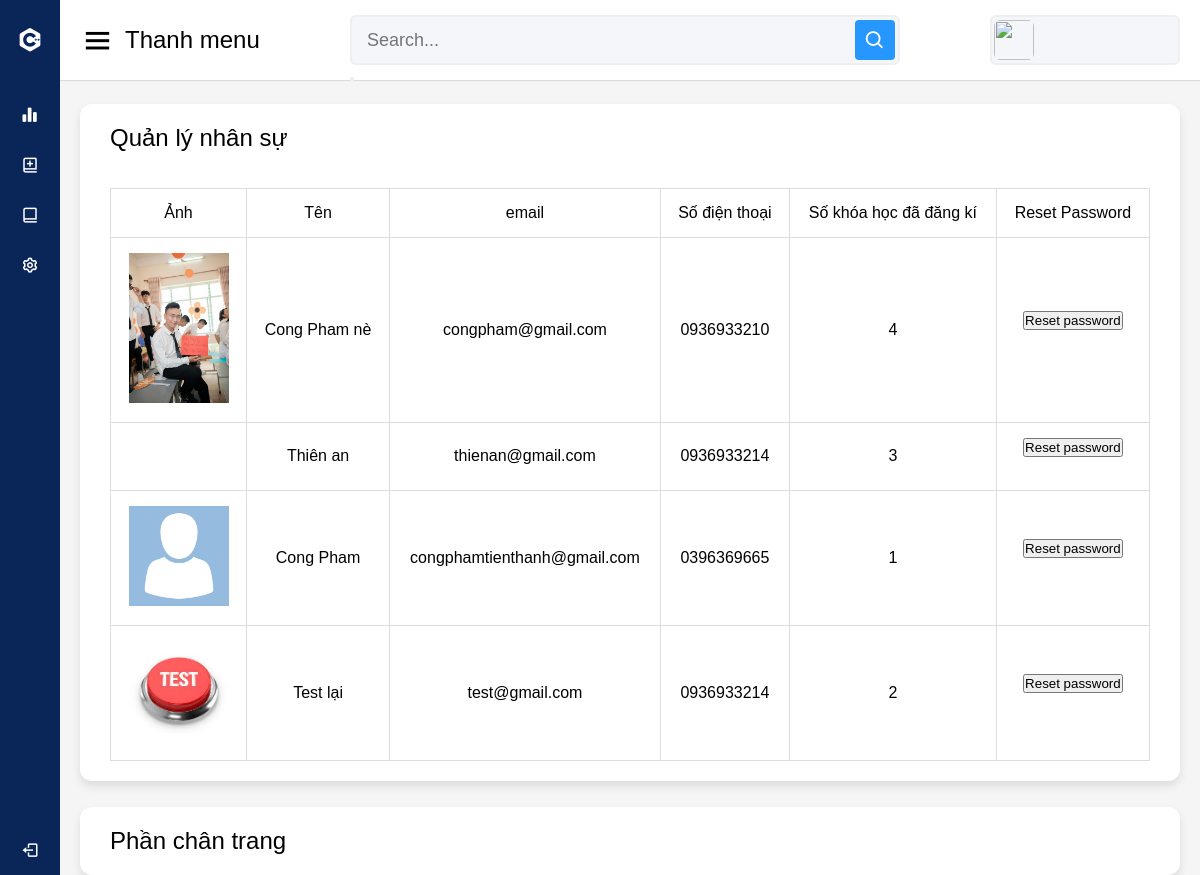
Page /admin/manage/student_manager_admin.php on the earlier database version.
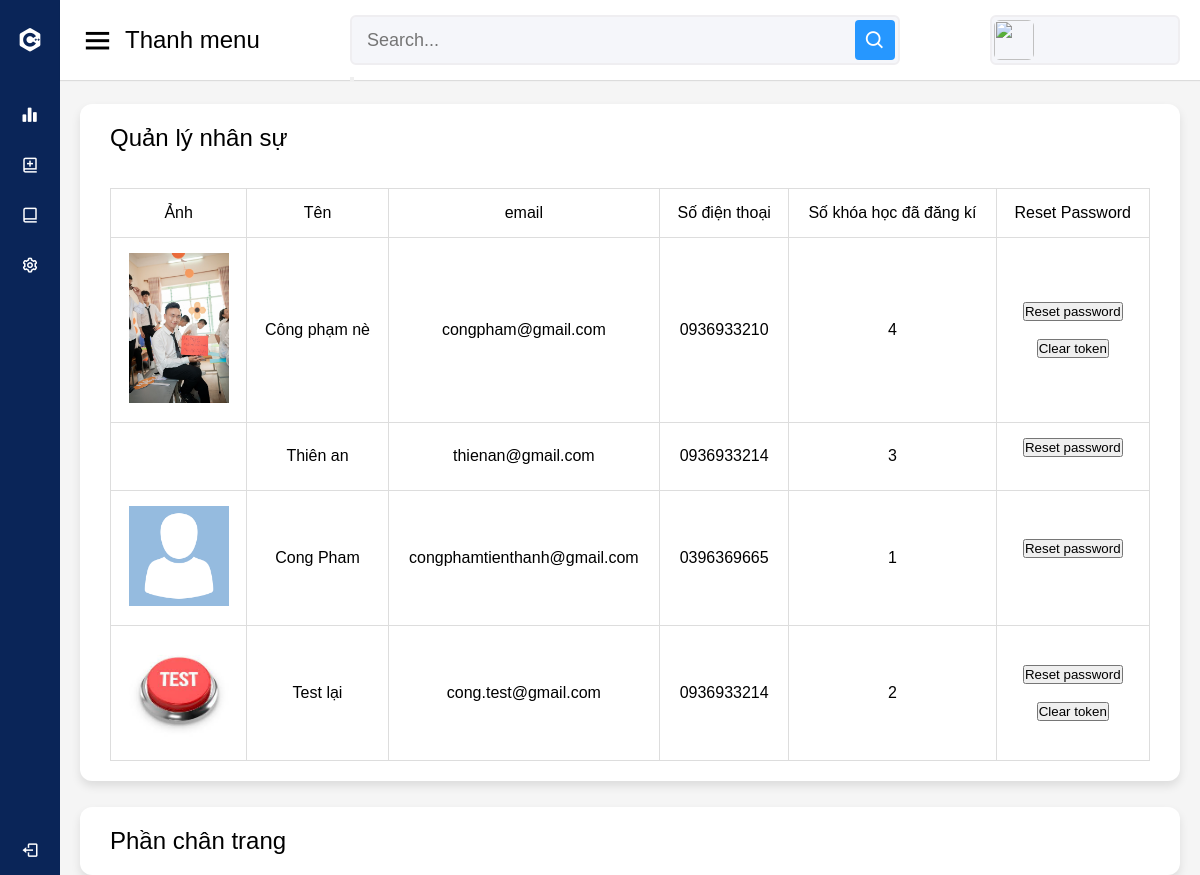
Same page on the later database version.
### tables this page shows
CREATE TABLE `user` (
  `id_user` int(11) NOT NULL,
  `name_user` varchar(35) NOT NULL,
  `email_user` varchar(150) NOT NULL,
  `phone_number_user` varchar(15) NOT NULL,
  `image_user` varchar(150) DEFAULT 'null',
  `password` varchar(150) NOT NULL,
  `token_user` text
);

### admin/manage/student_manager_admin.php (the view, shortened to what this page needs)
<!DOCTYPE html>
<html lang="en" dir="ltr">
<head>
    <link rel="stylesheet" href="../default/style.css">
    <link href='https://unpkg.com/boxicons@2.0.7/css/boxicons.min.css' rel='stylesheet'>
    <link rel="stylesheet" type="text/css" href="https://cdnjs.cloudflare.com/ajax/libs/toastr.js/latest/css/toastr.min.css">
</head>
<body>
<?php
require "../default/option.php"
?>
<section class="home-section">
    <?php
    require "../default/user.php"
    ?>
    <div class="home-content">
        <div class="sales-boxes">
            <div class="recent-sales box">
                <div class="title">Quản lý nhân sự</div>
                <br>
                <br>
                <div class="sales-details">
                    <?php
                    require "../../public/connect_sql.php";
                    $sql = "SELECT user.id_user,name_user,email_user,phone_number_user,image_user, user.token_user, count(*)
                        FROM `user` join oder using(id_user)
                        group by user.id_user,name_user,email_user,phone_number_user,image_user;";
                    $user = mysqli_query($connection, $sql);
                    ?>
                    <table>
                        <tr>
                            <th>Ảnh</th>
                            <th>Tên</th>
                            <th>email</th>
                            <th>Số điện thoại</th>
                            <th>Số khóa học đã đăng kí</th>
                            <th>Reset Password</th>
                        </tr>
                        <?php foreach ($user as $st) { ?>
                            <tr>
                                <th>
                                    <?php if ($st['image_user'] == "null") { ?>
                                        <img width="100" src="../../public/images/default/avata.png" alt="">
                                    <?php } else { ?>
                                        <img width="100"
                                             src="../../public/images/upload/<?php echo $st['image_user'] ?>"
                                             alt="">
                                    <?php } ?>
                                </th>
                                <th>
                                    <?php echo $st['name_user'] ?>
                                </th>
                                <th>
                                    <?php echo $st['email_user'] ?>
                                </th>
                                <th>
                                    <?php echo $st['phone_number_user'] ?>
                                </th>
                                <th>
                                    <?php echo $st['count(*)'] ?>
                                </th>
                                <th>
                                    <form class="form-reset-password" method="post" action="./processing/reset_password_user.php">
                                        <button type="submit" >Reset password</button>
                                    </form>
                                    <br>
                                    <?php if($st['token_user'] != "") { ?>
                                        <form class="form-reset-token" method="post" action="./processing/reset_password_user.php">
                                            <button type="submit" >Clear token</button>
                                        </form>
                                    <?php } ?>
                                </th>
                            </tr>
                        <?php } ?>
                    </table>
                </div>
            </div>
        </div>
        <?php require "../default/footer.php" ?>
    </div>
</section>
</body>
</html>

### admin/default/option.php (shortened to what this page needs)
<div class="sidebar">
    <div class="logo-details">
      <i class='bx bxl-c-plus-plus'></i>
      <span class="logo_name">Cong Shop!</span>
    </div>
      <ul class="nav-links">
        <li>
          <a href="../manage/overview_exam.php" id="course-overview">
            <i class='bx bxs-bar-chart-alt-2'></i>
            <span class="links_name">Tổng quan</span>
          </a>
        </li>
        <li>
          <a href="./course_add.php" id="course-add">
            <i class='bx bx-book-add'></i>
            <span class="links_name">Thêm khóa học mới</span>
          </a>
        </li>
        <li>
          <a href="./course_manager.php" id="course-manager">
            <i class='bx bx-book-alt'></i>
            <span class="links_name">Khóa học của tôi</span>
          </a>
        </li>
        <li>
          <a href="./my_account.php" id='my-account'>
            <i class='bx bx-cog' ></i>
            <span class="links_name">Cài đặt tài khoản</span>
          </a>
        </li>
        <li class="log_out">
          <a href="../processing/logout.php">
            <i class='bx bx-log-out'></i>
            <span class="links_name">Đăng xuất</span>
          </a>
        </li>
      </ul>
  </div>

### admin/default/user.php (shortened to what this page needs)
<nav>
  <div class="sidebar-button">
    <i class='bx bx-menu sidebarBtn'></i>
    <span class="dashboard">Thanh menu</span>
  </div>
  <form class="search-box" action="">
    <input type="text" name="search" placeholder="Search...">
    <button style="cursor: pointer"><i class='bx bx-search'></i></button>
  </form>
  <div class="profile-details">
    <?php if ($_SESSION['image'] == "none") { ?>
      <img width="100%" src="../../public/images/default/avata.png" alt="">
    <?php } else { ?>
      <img width="100%" src="../../public/images/upload/<?php echo $_SESSION['image'] ?>" alt="">
    <?php } ?>
  </div>
</nav>

### admin/default/footer.php
<div class="sales-boxes" style="margin-top: 26px">
    <div class="recent-sales box">
        <div class="title">Phần chân trang</div>
    </div>
</div>

### admin/default/style.css (style rules this page uses)
* { margin: 0; padding: 0; box-sizing: border-box; font-family: sans-serif; scroll-behavior: smooth; }
.sidebar { position: fixed; height: 100%; width: 240px; background: #0A2558; transition: all 0.5s ease; }
.sidebar .logo-details { height: 80px; display: flex; align-items: center; }
.sidebar .logo-details i { font-size: 28px; font-weight: 500; color: #fff; min-width: 60px; text-align: center }
.sidebar .logo-details .logo_name { color: #fff; font-size: 24px; font-weight: 500; }
.sidebar .nav-links { margin-top: 10px; }
.sidebar .nav-links li { position: relative; list-style: none; height: 50px; }
.sidebar .nav-links li a { height: 100%; width: 100%; display: flex; align-items: center; text-decoration: none; transition: all 0.4s ease; }
.sidebar .nav-links li i { min-width: 60px; text-align: center; font-size: 18px; color: #fff; }
.sidebar .nav-links li a .links_name { color: #fff; font-size: 15px; font-weight: 400; white-space: nowrap; }
.sidebar .nav-links .log_out { position: absolute; bottom: 0; width: 100%; }
.home-section { position: relative; background: #f5f5f5; min-height: 100vh; width: calc(100% - 240px); left: 240px; transition: all 0.5s ease; }
.home-section nav { display: flex; justify-content: space-between; height: 80px; background: #fff; display: flex; align-items: center; position: fixed; width: calc(100% - 240px); left: 240px; z-index: 100; padding: 0 20px; box-shadow: 0 1px 1px rgba(0, 0, 0, 0.1); transition: all 0.5s ease; }
.home-section nav .sidebar-button { display: flex; align-items: center; font-size: 24px; font-weight: 500; }
nav .sidebar-button i { font-size: 35px; margin-right: 10px; }
.home-section nav .search-box { position: relative; height: 50px; max-width: 550px; width: 100%; margin: 0 20px; }
nav .search-box input { height: 100%; width: 100%; outline: none; background: #F5F6FA; border: 2px solid #EFEEF1; border-radius: 6px; font-size: 18px; padding: 0 15px; }
nav .search-box .bx-search { position: absolute; height: 40px; width: 40px; background: #2697FF; right: 5px; top: 50%; transform: translateY(-50%); border-radius: 4px; line-height: 40px; text-align: center; color: #fff; font-size: 22px; transition: all 0.4 ease; }
.home-section nav .profile-details { display: flex; align-items: center; background: #F5F6FA; border: 2px solid #EFEEF1; border-radius: 6px; height: 50px; min-width: 190px; padding: 0 15px 0 2px; }
nav .profile-details img { height: 40px; width: 40px; border-radius: 6px; object-fit: cover; }
.home-section .home-content { position: relative; padding-top: 104px; }
.home-content .sales-boxes { display: flex; justify-content: space-between; }
.home-content .sales-boxes .recent-sales { width: 100%; background: #fff; padding: 20px 30px; margin: 0 20px; border-radius: 12px; box-shadow: 0 5px 10px rgba(0, 0, 0, 0.1); }
.home-content .sales-boxes .sales-details { display: flex; align-items: center; justify-content: space-between; }
.sales-boxes .box .title { font-size: 24px; font-weight: 500; }
@media (max-width: 1240px) { .sidebar { width: 60px; } }
@media (max-width: 1240px) { .home-section { width: calc(100% - 60px); left: 60px; } }
@media (max-width: 1240px) { .home-section nav { width: calc(100% - 60px); left: 60px; } }

### admin/manage/student_manager_admin.php (style rules this page uses)
table, td, th { border: 1px solid #ddd; text-align: left; }
table { border-collapse: collapse; width: 100%; }
th, td { padding: 15px; font-weight: normal; text-align: center; }

Differences in the rows shown:
changed user "congpham@gmail.com": name_user "Cong Pham nè" → "Công phạm nè"; now shows "Clear token"
changed user "Test lại": email_user "test@gmail.com" → "cong.test@gmail.com"; now shows "Clear token"
